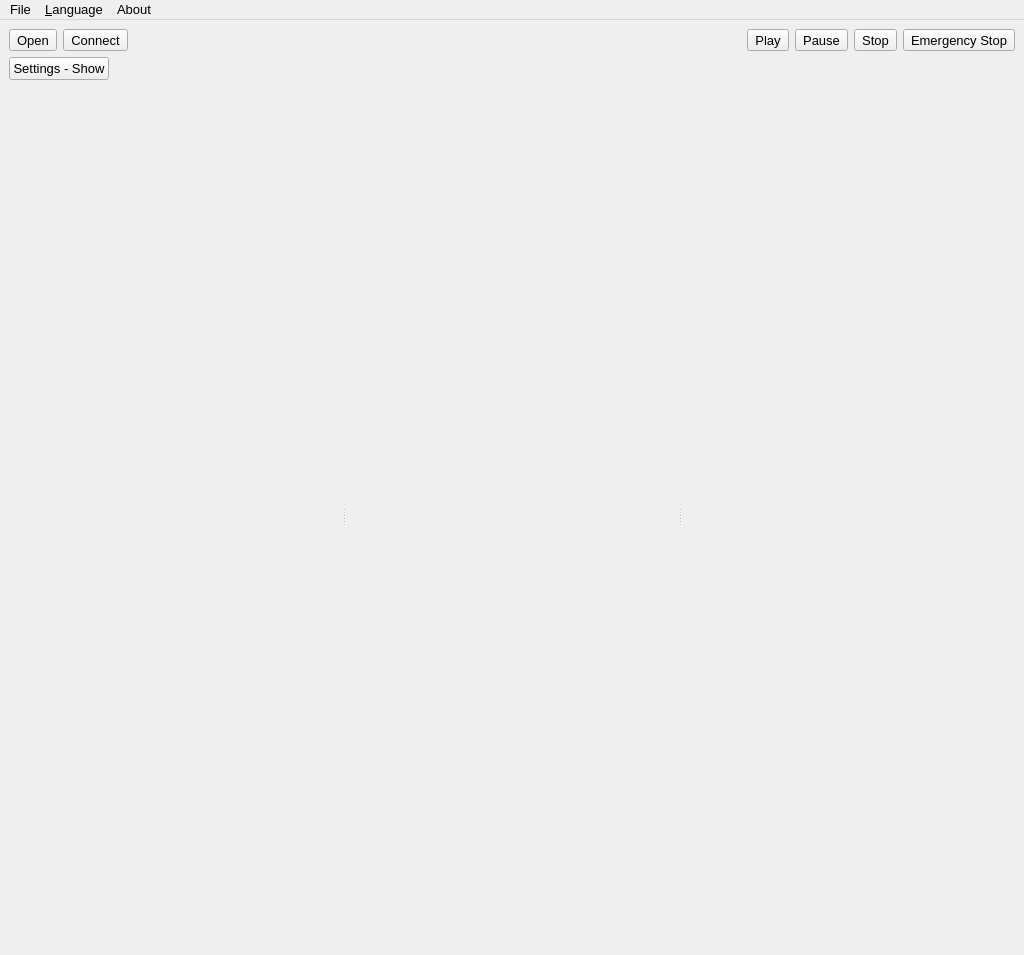
<?xml version="1.0" encoding="UTF-8"?>
<ui version="4.0">
 <author>Lays</author>
 <class>BrPrint3D</class>
 <widget class="QMainWindow" name="BrPrint3D">
  <property name="geometry">
   <rect>
    <x>0</x>
    <y>0</y>
    <width>1024</width>
    <height>955</height>
   </rect>
  </property>
  <property name="minimumSize">
   <size>
    <width>0</width>
    <height>0</height>
   </size>
  </property>
  <property name="maximumSize">
   <size>
    <width>16777215</width>
    <height>16777215</height>
   </size>
  </property>
  <property name="font">
   <font>
    <family>Ubuntu</family>
    <pointsize>10</pointsize>
   </font>
  </property>
  <property name="mouseTracking">
   <bool>true</bool>
  </property>
  <property name="windowTitle">
   <string>BrPrint3D</string>
  </property>
  <property name="windowIcon">
   <iconset>
    <normaloff>:/Icons/Icons/logo</normaloff>:/Icons/Icons/logo</iconset>
  </property>
  <property name="layoutDirection">
   <enum>Qt::LeftToRight</enum>
  </property>
  <property name="autoFillBackground">
   <bool>false</bool>
  </property>
  <property name="styleSheet">
   <string notr="true"/>
  </property>
  <property name="locale">
   <locale language="Portuguese" country="Brazil"/>
  </property>
  <property name="toolButtonStyle">
   <enum>Qt::ToolButtonTextUnderIcon</enum>
  </property>
  <widget class="QWidget" name="centralwidget">
   <layout class="QVBoxLayout" name="verticalLayout">
    <item>
     <layout class="QHBoxLayout" name="horizontalLayout">
      <item>
       <widget class="BigButton" name="bt_open">
        <property name="text">
         <string>Open</string>
        </property>
        <property name="icon">
         <iconset resource="resources.qrc">
          <normaloff>:/Icons/Icons/openFile.png</normaloff>:/Icons/Icons/openFile.png</iconset>
        </property>
       </widget>
      </item>
      <item>
       <widget class="BigButton" name="bt_connect">
        <property name="text">
         <string>Connect</string>
        </property>
        <property name="icon">
         <iconset resource="resources.qrc">
          <normaloff>:/Icons/Icons/connect.png</normaloff>:/Icons/Icons/connect.png</iconset>
        </property>
        <property name="checkable">
         <bool>true</bool>
        </property>
       </widget>
      </item>
      <item>
       <spacer name="horizontalSpacer">
        <property name="orientation">
         <enum>Qt::Horizontal</enum>
        </property>
        <property name="sizeHint" stdset="0">
         <size>
          <width>40</width>
          <height>20</height>
         </size>
        </property>
       </spacer>
      </item>
      <item>
       <widget class="QLabel" name="label">
        <property name="sizePolicy">
         <sizepolicy hsizetype="Fixed" vsizetype="Fixed">
          <horstretch>0</horstretch>
          <verstretch>0</verstretch>
         </sizepolicy>
        </property>
        <property name="text">
         <string/>
        </property>
        <property name="pixmap">
         <pixmap resource="resources.qrc">:/Icons/Icons/brlogo.png</pixmap>
        </property>
        <property name="scaledContents">
         <bool>false</bool>
        </property>
        <property name="alignment">
         <set>Qt::AlignCenter</set>
        </property>
       </widget>
      </item>
      <item>
       <spacer name="horizontalSpacer_2">
        <property name="orientation">
         <enum>Qt::Horizontal</enum>
        </property>
        <property name="sizeHint" stdset="0">
         <size>
          <width>40</width>
          <height>20</height>
         </size>
        </property>
       </spacer>
      </item>
      <item>
       <widget class="BigButton" name="bt_play">
        <property name="text">
         <string>Play</string>
        </property>
        <property name="icon">
         <iconset resource="resources.qrc">
          <normaloff>:/Icons/Icons/play.png</normaloff>:/Icons/Icons/play.png</iconset>
        </property>
        <property name="checkable">
         <bool>true</bool>
        </property>
       </widget>
      </item>
      <item>
       <widget class="BigButton" name="bt_pause">
        <property name="text">
         <string>Pause</string>
        </property>
        <property name="icon">
         <iconset resource="resources.qrc">
          <normaloff>:/Icons/Icons/pause.png</normaloff>:/Icons/Icons/pause.png</iconset>
        </property>
        <property name="checkable">
         <bool>true</bool>
        </property>
       </widget>
      </item>
      <item>
       <widget class="BigButton" name="bt_stop">
        <property name="text">
         <string>Stop</string>
        </property>
        <property name="icon">
         <iconset resource="resources.qrc">
          <normaloff>:/Icons/Icons/stop.png</normaloff>:/Icons/Icons/stop.png</iconset>
        </property>
       </widget>
      </item>
      <item>
       <widget class="BigButton" name="bt_stopOnEmergency">
        <property name="text">
         <string>Emergency Stop</string>
        </property>
        <property name="icon">
         <iconset resource="resources.qrc">
          <normaloff>:/Icons/Icons/emergency.png</normaloff>:/Icons/Icons/emergency.png</iconset>
        </property>
       </widget>
      </item>
     </layout>
    </item>
    <item>
     <layout class="QHBoxLayout" name="horizontalLayout_2">
      <property name="spacing">
       <number>0</number>
      </property>
      <item>
       <widget class="QPushButton" name="bt_hide">
        <property name="maximumSize">
         <size>
          <width>16777215</width>
          <height>16777215</height>
         </size>
        </property>
        <property name="text">
         <string>Settings - Show</string>
        </property>
        <property name="checkable">
         <bool>true</bool>
        </property>
        <property name="checked">
         <bool>false</bool>
        </property>
       </widget>
      </item>
      <item>
       <spacer name="horizontalSpacer_3">
        <property name="orientation">
         <enum>Qt::Horizontal</enum>
        </property>
        <property name="sizeHint" stdset="0">
         <size>
          <width>40</width>
          <height>20</height>
         </size>
        </property>
       </spacer>
      </item>
     </layout>
    </item>
    <item>
     <widget class="QSplitter" name="splitter">
      <property name="sizePolicy">
       <sizepolicy hsizetype="Expanding" vsizetype="Expanding">
        <horstretch>0</horstretch>
        <verstretch>0</verstretch>
       </sizepolicy>
      </property>
      <property name="maximumSize">
       <size>
        <width>16777215</width>
        <height>16777215</height>
       </size>
      </property>
      <property name="orientation">
       <enum>Qt::Horizontal</enum>
      </property>
      <widget class="PrinterSettingsWidget" name="_PrinterSettings" native="true">
       <property name="minimumSize">
        <size>
         <width>0</width>
         <height>0</height>
        </size>
       </property>
       <property name="maximumSize">
        <size>
         <width>16777215</width>
         <height>16777215</height>
        </size>
       </property>
      </widget>
      <widget class="vtkWidget" name="vtkView" native="true"/>
      <widget class="ManualControlWidget" name="_ManualControl" native="true">
       <property name="sizePolicy">
        <sizepolicy hsizetype="Preferred" vsizetype="Expanding">
         <horstretch>0</horstretch>
         <verstretch>0</verstretch>
        </sizepolicy>
       </property>
       <property name="minimumSize">
        <size>
         <width>0</width>
         <height>0</height>
        </size>
       </property>
       <property name="maximumSize">
        <size>
         <width>16777215</width>
         <height>16777215</height>
        </size>
       </property>
      </widget>
     </widget>
    </item>
   </layout>
  </widget>
  <widget class="QMenuBar" name="menuBar">
   <property name="geometry">
    <rect>
     <x>0</x>
     <y>0</y>
     <width>1024</width>
     <height>21</height>
    </rect>
   </property>
   <widget class="QMenu" name="menuFile">
    <property name="title">
     <string>File</string>
    </property>
    <addaction name="separator"/>
    <addaction name="actionClose"/>
   </widget>
   <widget class="QMenu" name="menuLanguage">
    <property name="title">
     <string>&amp;Language</string>
    </property>
    <addaction name="actionEnglish"/>
    <addaction name="actionPortuguese"/>
    <addaction name="separator"/>
   </widget>
   <widget class="QMenu" name="menuAbout">
    <property name="title">
     <string>About</string>
    </property>
    <addaction name="actionLegalWarning"/>
    <addaction name="actionDocumentation"/>
    <addaction name="actionHelp"/>
    <addaction name="actionAbout"/>
   </widget>
   <addaction name="menuFile"/>
   <addaction name="menuLanguage"/>
   <addaction name="menuAbout"/>
  </widget>
  <action name="actionEnglish">
   <property name="text">
    <string>&amp;English - EUA</string>
   </property>
  </action>
  <action name="actionPortuguese">
   <property name="text">
    <string>&amp;Portuguese - Brazil</string>
   </property>
  </action>
  <action name="actionLegalWarning">
   <property name="text">
    <string>&amp;Legal Warning</string>
   </property>
  </action>
  <action name="actionClose">
   <property name="text">
    <string>&amp;Exit</string>
   </property>
  </action>
  <action name="actionDocumentation">
   <property name="text">
    <string>&amp;Documentation</string>
   </property>
  </action>
  <action name="actionHelp">
   <property name="text">
    <string>&amp;Help</string>
   </property>
  </action>
  <action name="actionAbout">
   <property name="text">
    <string>&amp;About Br-Print3D</string>
   </property>
  </action>
 </widget>
 <customwidgets>
  <customwidget>
   <class>PrinterSettingsWidget</class>
   <extends>QWidget</extends>
   <header>PrinterSettingsWidget.h</header>
   <container>1</container>
  </customwidget>
  <customwidget>
   <class>ManualControlWidget</class>
   <extends>QWidget</extends>
   <header>ManualControlWidget.h</header>
   <container>1</container>
  </customwidget>
  <customwidget>
   <class>BigButton</class>
   <extends>QToolButton</extends>
   <header>BigButton.h</header>
  </customwidget>
  <customwidget>
   <class>vtkWidget</class>
   <extends>QWidget</extends>
   <header>vtkWidget.h</header>
   <container>1</container>
  </customwidget>
 </customwidgets>
 <tabstops>
  <tabstop>bt_hide</tabstop>
 </tabstops>
 <resources>
  <include location="resources.qrc"/>
 </resources>
 <connections/>
</ui>
